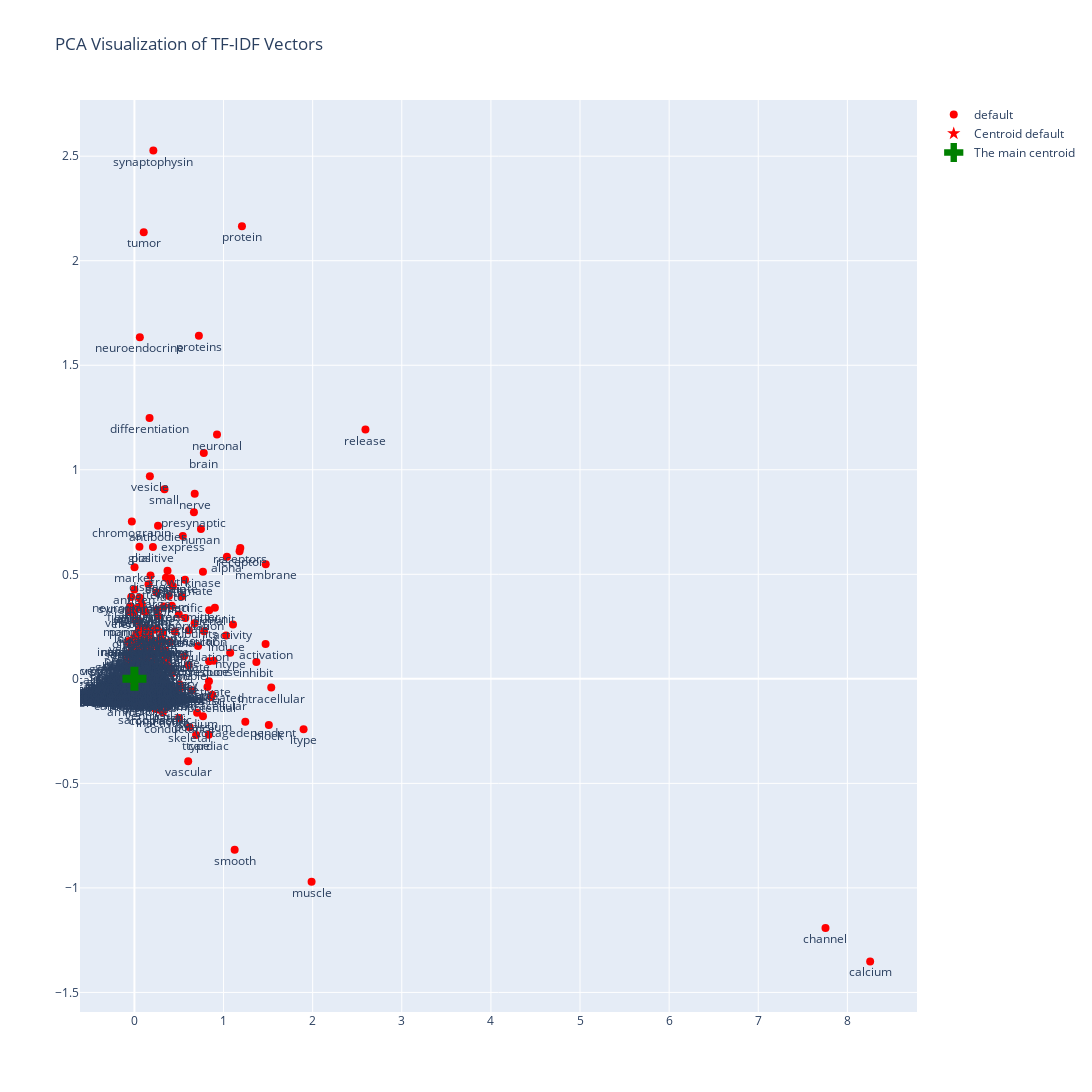

The cell this chart's notebook holds for it:
### Markdown cell above
**Visualize the words on a 2D similarity graph**

### Code cell
domains_list = ['default']*len(word_list)
LBD_06_visualization.visualize_tfidf_pca_interactive(word_list, domains_list, tfidf_matrix, transpose = True)

### Figure 1 — Plotly figure (JSON) as saved in the notebook; plotly's stock layout.template omitted (floating-point values rounded to 4 significant figures; data arrays with more than 128 entries replaced by an {"elided": "..."} marker saying what was removed)
{"data": [{"hovertext": {"elided": "1624 str values"}, "marker": {"color": "red", "size": 8}, "mode": "markers+text", "name": "default", "text": {"elided": "1624 str values"}, "textposition": "bottom center", "type": "scatter", "x": {"elided": "1624 float values"}, "y": {"elided": "1624 float values"}}, {"hovertext": "Centroid of default", "marker": {"color": "red", "size": 10, "symbol": "star"}, "mode": "markers", "name": "Centroid default", "type": "scatter", "x": [2.188e-18], "y": [1.094e-18]}, {"hovertext": ["The main centroid"], "marker": {"color": "green", "size": 20, "symbol": "cross"}, "mode": "markers", "name": "The main centroid", "type": "scatter", "x": [1.222e-18], "y": [1.632e-18]}], "layout": {"height": 1100, "hovermode": "closest", "showlegend": true, "title": {"text": "PCA Visualization of TF-IDF Vectors"}, "width": 1100}}
